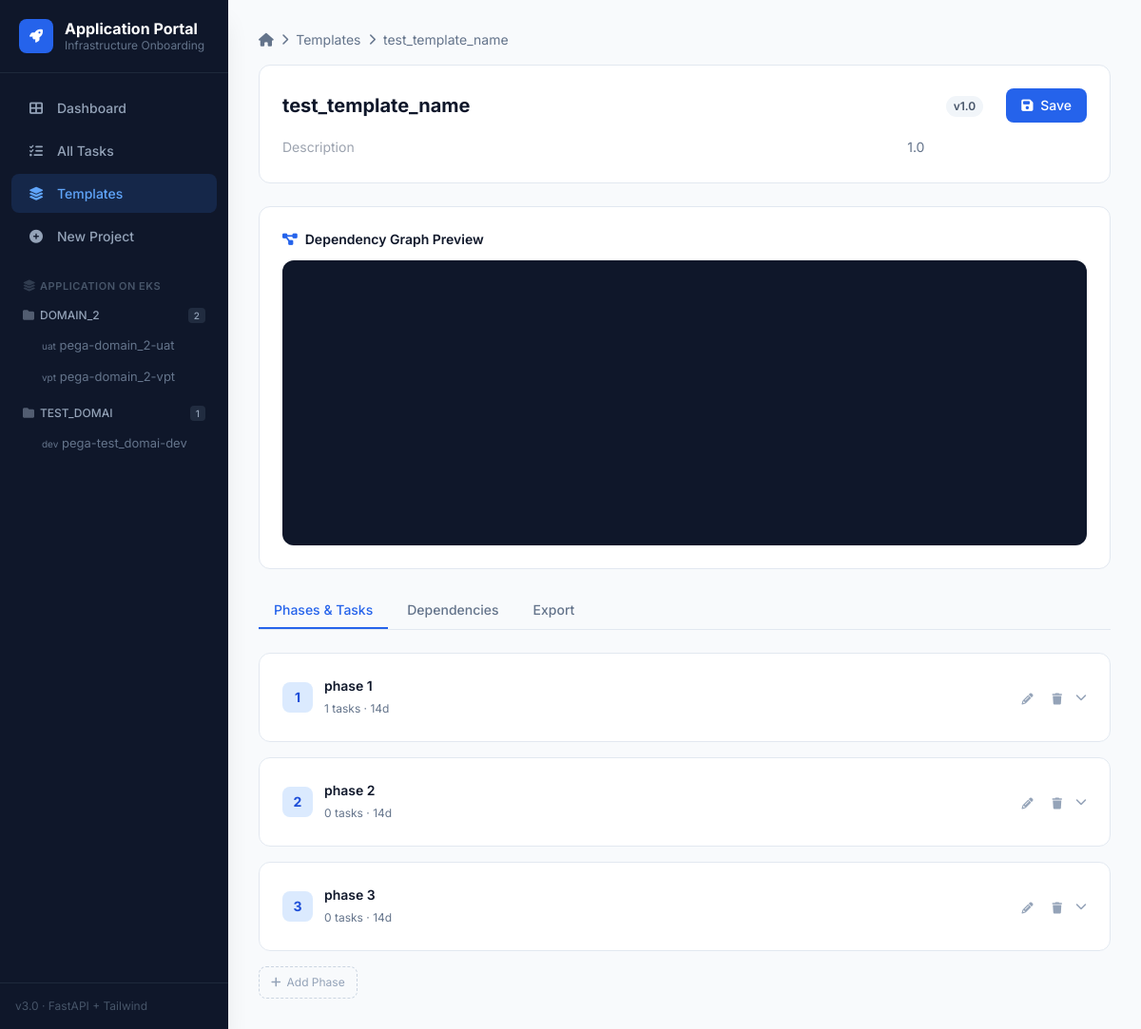
The app's page /templates/1 with its own data.
### tables this page shows
CREATE TABLE domains (
            id INTEGER PRIMARY KEY AUTOINCREMENT,
            program_id INTEGER NOT NULL DEFAULT 1,
            code TEXT UNIQUE NOT NULL,
            display_name TEXT NOT NULL,
            description TEXT,
            is_active INTEGER DEFAULT 1,
            FOREIGN KEY (program_id) REFERENCES programs(id) ON DELETE CASCADE
        );

CREATE TABLE projects (
            id INTEGER PRIMARY KEY AUTOINCREMENT,
            project_name TEXT UNIQUE NOT NULL,
            domain TEXT NOT NULL,
            environment TEXT NOT NULL,
            team_name TEXT, team_email TEXT, jira_project TEXT,
            aws_account_id TEXT, aws_region TEXT, eks_cluster_name TEXT,
            status TEXT DEFAULT 'in_progress',
            start_date TEXT, target_completion TEXT,
            template_id INTEGER,
            created_at TEXT DEFAULT CURRENT_TIMESTAMP
        );

CREATE TABLE templates (
            id INTEGER PRIMARY KEY AUTOINCREMENT,
            template_name TEXT UNIQUE NOT NULL,
            description TEXT,
            version TEXT DEFAULT '1.0',
            is_default INTEGER DEFAULT 0,
            created_at TEXT DEFAULT CURRENT_TIMESTAMP,
            updated_at TEXT DEFAULT CURRENT_TIMESTAMP
        );

CREATE TABLE template_phases (
            id INTEGER PRIMARY KEY AUTOINCREMENT,
            template_id INTEGER NOT NULL,
            phase_number INTEGER NOT NULL,
            phase_name TEXT NOT NULL,
            duration_days INTEGER DEFAULT 14,
            FOREIGN KEY (template_id) REFERENCES templates(id) ON DELETE CASCADE,
            UNIQUE(template_id, phase_number)
        );

### app.py (the view)
@app.get("/templates/{template_id}")
async def template_editor(request: Request, template_id: int):
    ctx = base_context(request, "templates")
    with get_db() as db:
        tpl = row(db.execute("SELECT * FROM templates WHERE id=?", (template_id,)).fetchone())
        if not tpl:
            raise HTTPException(404, "Template not found")
        t_phases = rows(db.execute("""
            SELECT tp.*,
                (SELECT COUNT(*) FROM template_tasks WHERE template_phase_id=tp.id) as task_count
            FROM template_phases tp WHERE tp.template_id=? ORDER BY tp.phase_number
        """, (template_id,)).fetchall())
        tasks_by_phase = {}
        for tp in t_phases:
            tasks_by_phase[tp["id"]] = rows(db.execute("""
                SELECT tt.*,
                    (SELECT GROUP_CONCAT(action_label || '|' || action_url, ';;')
                     FROM template_task_actions WHERE template_task_id=tt.id) as actions_raw
                FROM template_tasks tt WHERE tt.template_phase_id=? ORDER BY tt.task_order
            """, (tp["id"],)).fetchall())
        dep_list = rows(db.execute(
            "SELECT * FROM template_phase_dependencies WHERE template_id=?", (template_id,)
        ).fetchall())
    ctx.update(template=tpl, template_phases=t_phases,
               tasks_by_phase=tasks_by_phase, deps=dep_list, is_new=False)
    return templates.TemplateResponse("template_editor.html", ctx)

### templates/template_editor.html (shortened to what this page needs)
{% extends "base.html" %}
{% block content %}
<div class="p-8">
    <div class="flex items-center gap-2 text-sm text-slate-500 mb-4">
        <a href="/" class="hover:text-blue-600"><i class="fas fa-home"></i></a>
        <i class="fas fa-chevron-right text-xs"></i>
        <a href="/templates" class="hover:text-blue-600">Templates</a>
        <i class="fas fa-chevron-right text-xs"></i>
        <span>{% if template %}{{ template.template_name }}{% else %}New Template{% endif %}</span>
    </div>
    {% if is_new %}
    <div class="card text-center py-16 max-w-lg mx-auto">
        <i class="fas fa-layer-group text-4xl text-blue-300 mb-4"></i>
        <h2 class="text-lg font-semibold text-slate-900 mb-2">Create a new template first</h2>
        <p class="text-sm text-slate-500 mb-4">Give your template a name, then you can add phases and tasks.</p>
        <form onsubmit="createAndRedirect(event)" class="space-y-3 text-left max-w-sm mx-auto">
            <input type="text" name="template_name" required class="w-full border border-slate-300 rounded-lg px-3 py-2 text-sm" placeholder="Template name">
            <textarea name="description" rows="2" class="w-full border border-slate-300 rounded-lg px-3 py-2 text-sm" placeholder="Description (optional)"></textarea>
            <button type="submit" class="w-full px-4 py-2 text-sm bg-blue-600 text-white rounded-lg hover:bg-blue-700 font-medium">Create Template</button>
        </form>
    </div>
    {% else %}
    <div class="card mb-6">
        <form id="metaForm" onsubmit="saveMetadata(event)" class="flex items-start gap-6">
            <div class="flex-1 space-y-3">
                <div class="flex items-center gap-3">
                    <input type="text" name="template_name" value="{{ template.template_name }}" required
                           class="text-xl font-bold text-slate-900 border-0 border-b-2 border-transparent focus:border-blue-500 focus:ring-0 px-0 py-1 w-full">
                    <span class="badge badge-gray flex-shrink-0">v{{ template.version }}</span>
                </div>
                <div class="flex gap-4">
                    <input type="text" name="description" value="{{ template.description or '' }}" placeholder="Description"
                           class="flex-1 text-sm text-slate-500 border-0 border-b border-transparent focus:border-blue-500 focus:ring-0 px-0 py-0.5">
                    <input type="text" name="version" value="{{ template.version }}" placeholder="Version" style="width: 80px;"
                           class="text-sm text-slate-500 border-0 border-b border-transparent focus:border-blue-500 focus:ring-0 px-0 py-0.5">
                </div>
            </div>
            <button type="submit" class="px-4 py-2 text-sm bg-blue-600 text-white rounded-lg hover:bg-blue-700 font-medium flex-shrink-0">
                <i class="fas fa-save mr-1"></i> Save
            </button>
        </form>
    </div>
    <div class="card mb-6">
        <div class="flex items-center justify-between mb-3">
            <h2 class="text-sm font-semibold text-slate-900"><i class="fas fa-project-diagram text-blue-600 mr-2"></i>Dependency Graph Preview</h2>
        </div>
        <div id="dag-container"></div>
    </div>
    <div class="border-b border-slate-200 mb-6 flex gap-1">
        <button class="tab-btn active" onclick="switchTab('phases', this)">Phases & Tasks</button>
        <button class="tab-btn" onclick="switchTab('deps', this)">Dependencies</button>
        <button class="tab-btn" onclick="switchTab('export', this)">Export</button>
    </div>
    <div id="tab-phases">
        {% for tp in template_phases %}
        <div class="card mb-4 animate-in" style="animation-delay: {{ loop.index * 0.03 }}s">
            <div class="flex items-center justify-between cursor-pointer" onclick="document.getElementById('detail-tp-{{ tp.id }}').classList.toggle('hidden')">
                <div class="flex items-center gap-3">
                    <div class="w-8 h-8 rounded-lg bg-blue-100 text-blue-700 flex items-center justify-center font-bold text-sm">{{ tp.phase_number }}</div>
                    <div>
                        <h3 class="font-semibold text-slate-900 text-sm">{{ tp.phase_name }}</h3>
                        <span class="text-xs text-slate-500">{{ tp.task_count }} tasks &middot; {{ tp.duration_days }}d</span>
                    </div>
                </div>
                <div class="flex items-center gap-2">
                    <button onclick="event.stopPropagation(); editPhase({{ tp.id }}, {{ tp.phase_number }}, '{{ tp.phase_name }}', {{ tp.duration_days }})" class="p-1.5 text-slate-400 hover:text-blue-600 rounded"><i class="fas fa-pencil text-xs"></i></button>
                    <button onclick="event.stopPropagation(); deletePhase({{ tp.id }})" class="p-1.5 text-slate-400 hover:text-red-600 rounded"><i class="fas fa-trash text-xs"></i></button>
                    <i class="fas fa-chevron-down text-slate-400 text-xs"></i>
                </div>
            </div>
        </div>
        {% endfor %}
        <button onclick="showModal('addPhaseModal')" class="mt-3 px-3 py-2 text-xs text-slate-400 hover:text-blue-600 border border-dashed border-slate-300 hover:border-blue-400 rounded-lg flex items-center gap-1.5 transition-colors" title="Add phase">
            <i class="fas fa-plus"></i> <span>Add Phase</span>
        </button>
    </div>
    {% endif %}
</div>
{% endblock %}

### templates/base.html (shortened to what this page needs)
<!DOCTYPE html>
<html lang="en">
<head>
    <script src="https://cdn.tailwindcss.com"></script>
    <link rel="stylesheet" href="https://cdnjs.cloudflare.com/ajax/libs/font-awesome/6.5.1/css/all.min.css">
</head>
<body class="bg-slate-50 min-h-screen">
    <aside class="fixed left-0 top-0 h-full w-60 bg-slate-900 text-white z-40 flex flex-col shadow-xl">
        <div class="p-5 border-b border-slate-800">
            <div class="flex items-center gap-3">
                <div class="w-9 h-9 rounded-lg bg-blue-600 flex items-center justify-center">
                    <i class="fas fa-rocket text-sm"></i>
                </div>
                <div>
                    <h1 class="text-base font-bold leading-tight">Application Portal</h1>
                    <p class="text-slate-500 text-xs">Infrastructure Onboarding</p>
                </div>
            </div>
        </div>
        <nav class="px-3 py-4 space-y-1">
            <a href="/" class="sidebar-link {% if page == 'dashboard' %}active{% endif %}">
                <i class="fas fa-th-large w-5 text-center"></i> Dashboard
            </a>
            <a href="/tasks" class="sidebar-link {% if page == 'tasks' %}active{% endif %}">
                <i class="fas fa-list-check w-5 text-center"></i> All Tasks
            </a>
            <a href="/templates" class="sidebar-link {% if page == 'templates' %}active{% endif %}">
                <i class="fas fa-layer-group w-5 text-center"></i> Templates
            </a>
            <a href="/projects/new" class="sidebar-link {% if page == 'new_project' %}active{% endif %}">
                <i class="fas fa-plus-circle w-5 text-center"></i> New Project
            </a>
        </nav>
        <div class="px-3 mt-2 flex-1 overflow-y-auto">
            <p class="text-slate-600 text-[0.6875rem] uppercase font-semibold tracking-wider px-3 mb-2">
                <i class="fas fa-layer-group text-xs mr-1 opacity-60"></i>Application on EKS
            </p>
            {% if sidebar_domains %}
            {% for domain in sidebar_domains %}
            {% set domain_projects = sidebar_projects|selectattr('domain', 'eq', domain.code)|list %}
            {% if domain_projects %}
            <div class="mb-2">
                <a href="/domain/{{ domain.code }}"
                   class="flex items-center justify-between px-3 py-1.5 text-xs font-medium text-slate-400 hover:text-slate-300 hover:bg-slate-800/50 rounded-md cursor-pointer
                          {% if page == 'domain' and active_domain == domain.code %}bg-blue-900/30 text-blue-400{% endif %}">
                    <span><i class="fas fa-folder text-xs mr-1.5 opacity-50"></i>{{ domain.code }}</span>
                    <span class="text-[0.625rem] bg-slate-700/50 px-1.5 rounded">{{ domain_projects|length }}</span>
                </a>
                <div class="ml-4 mt-0.5 space-y-0.5">
                    {% for p in domain_projects %}
                    <a href="/project/{{ p.id }}"
                       class="sidebar-project {% if page == 'project' and request.path_params.get('project_id')|string == p.id|string %}active{% endif %}">
                        <span class="text-slate-500 text-[0.625rem] w-8">{{ p.environment }}</span>
                        <span class="truncate">{{ p.project_name|replace('Application-' ~ p.domain|lower ~ '-', '') }}</span>
                    </a>
                    {% endfor %}
                </div>
            </div>
            {% endif %}
            {% endfor %}
            {% else %}
            <div class="px-3 py-4 text-center">
                <p class="text-slate-500 text-xs mb-2">No domains yet</p>
                <a href="/" class="text-blue-400 text-xs hover:underline">Go to Dashboard to add</a>
            </div>
            {% endif %}
        </div>
        <div class="p-4 border-t border-slate-800 text-xs text-slate-600">
            v3.0 &middot; FastAPI + Tailwind
        </div>
    </aside>
    <main class="ml-60 min-h-screen">
        {% block content %}{% endblock %}
    </main>
</body>
</html>

### templates/base.html (style rules this page uses)
body { font-family: 'Inter', system-ui, sans-serif; }
.sidebar-link { display: flex; align-items: center; gap: 0.75rem; padding: 0.625rem 1rem; border-radius: 0.5rem; color: #94a3b8; font-size: 0.875rem; font-weight: 500; transition: all 0.15s ease; }
.sidebar-link.active { background: rgba(59,130,246,0.15); color: #60a5fa; }
.sidebar-project { display: block; padding: 0.375rem 1rem; border-radius: 0.375rem; color: #64748b; font-size: 0.8125rem; transition: all 0.15s ease; white-space: nowrap; overflow: hidden; text-overflow: ellipsis; }
.card { background: white; border-radius: 0.75rem; border: 1px solid #e2e8f0; padding: 1.5rem; }
.badge { display: inline-flex; align-items: center; padding: 0.125rem 0.5rem; border-radius: 9999px; font-size: 0.75rem; font-weight: 600; }
.badge-gray { background: #f1f5f9; color: #475569; }
.animate-in { animation: fadeIn 0.3s ease forwards; }

### templates/template_editor.html (style rules this page uses)
#dag-container { width: 100%; height: 300px; border-radius: 0.75rem; background: #0f172a; }
.tab-btn { padding: 0.5rem 1rem; font-size: 0.875rem; font-weight: 500; border-bottom: 2px solid transparent; color: #64748b; cursor: pointer; transition: all 0.15s; }
.tab-btn.active { color: #2563eb; border-bottom-color: #2563eb; }

### records on screen
domains: code "DOMAIN_2", domain_projects "2"
projects: environment "uat", project_name "pega-domain_2-uat"
projects: environment "vpt", project_name "pega-domain_2-vpt"
domains: code "TEST_DOMAI", domain_projects "1"
projects: environment "dev", project_name "pega-test_domai-dev"
templates: template_name "test_template_name", version "1.0"
template_phases: phase_number "1", phase_name "phase 1", task_count "1", duration_days "14"
template_phases: phase_number "2", phase_name "phase 2", task_count "0", duration_days "14"
template_phases: phase_number "3", phase_name "phase 3", task_count "0", duration_days "14"
